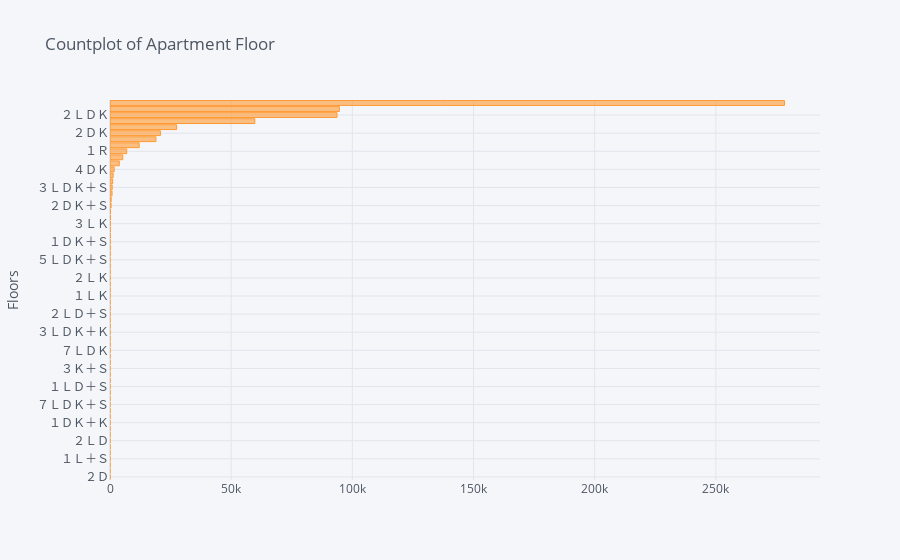

Notebook source saved alongside this figure:
### Code cell
train['Floor plan'].value_counts().sort_values(ascending = True).iplot(kind = 'bar', 
                                                                  orientation = 'h',
                                                                  yTitle = 'Floors',
                                                                  title = 'Countplot of Apartment Floor'
                                                                 )

### Figure 1 — Plotly figure (JSON) as saved in the notebook; plotly's stock layout.template omitted (floating-point values rounded to 4 significant figures)
{"data": [{"marker": {"color": "rgba(255, 153, 51, 0.6)", "line": {"color": "rgba(255, 153, 51, 1.0)", "width": 1}}, "name": "Floor plan", "orientation": "h", "text": "", "type": "bar", "x": [1, 1, 1, 1, 1, 1, 1, 1, 1, 1, 1, 2, 2, 2, 2, 3, 3, 3, 3, 4, 4, 5, 5, 5, 7, 8, 8, 9, 10, 11, 13, 17, 20, 21, 22, 28, 30, 35, 72, 76, 83, 95, 111, 157, 166, 441, 480, 843, 912, 1099, 1294, 1715, 3834, 5263, 6891, 12041, 18962, 20805, 27500, 59745, 93683, 94656, 278329], "y": ["２Ｄ", "２Ｌ＋Ｓ", "７ＤＫ", "１Ｌ＋Ｓ", "５ＬＤＫ＋Ｋ", "４Ｌ", "２ＬＤ", "２ＬＤＫ＋Ｋ", "４Ｄ", "１ＤＫ＋Ｋ", "８ＬＤＫ＋Ｓ", "３Ｄ", "７ＬＤＫ＋Ｓ", "８ＬＤＫ", "２Ｌ", "１ＬＤ＋Ｓ", "４ＬＤＫ＋Ｋ", "６ＬＤＫ＋Ｓ", "３Ｋ＋Ｓ", "５Ｋ", "２ＬＫ＋Ｓ", "７ＬＤＫ", "３ＬＤ＋Ｓ", "６ＤＫ", "３ＬＤＫ＋Ｋ", "４Ｌ＋Ｋ", "１Ｌ", "２ＬＤ＋Ｓ", "３ＬＤ", "２Ｋ＋Ｓ", "１ＬＫ", "１Ｒ＋Ｓ", "１Ｋ＋Ｓ", "２ＬＫ", "４ＤＫ＋Ｓ", "メゾネット", "５ＬＤＫ＋Ｓ", "６ＬＤＫ", "３ＤＫ＋Ｓ", "１ＤＫ＋Ｓ", "スタジオ", "５ＤＫ", "３ＬＫ", "４Ｋ", "４ＬＤＫ＋Ｓ", "２ＤＫ＋Ｓ", "３Ｋ", "５ＬＤＫ", "３ＬＤＫ＋Ｓ", "１ＬＤＫ＋Ｓ", "２Ｋ", "４ＤＫ", "２ＬＤＫ＋Ｓ", "オープンフロア", "１Ｒ", "３ＤＫ", "１ＤＫ", "２ＤＫ", "１ＬＤＫ", "４ＬＤＫ", "２ＬＤＫ", "１Ｋ", "３ＬＤＫ"]}], "layout": {"legend": {"bgcolor": "#F5F6F9", "font": {"color": "#4D5663"}}, "paper_bgcolor": "#F5F6F9", "plot_bgcolor": "#F5F6F9", "title": {"font": {"color": "#4D5663"}, "text": "Countplot of Apartment Floor"}, "xaxis": {"gridcolor": "#E1E5ED", "showgrid": true, "tickfont": {"color": "#4D5663"}, "title": {"font": {"color": "#4D5663"}, "text": ""}, "zerolinecolor": "#E1E5ED"}, "yaxis": {"gridcolor": "#E1E5ED", "showgrid": true, "tickfont": {"color": "#4D5663"}, "title": {"font": {"color": "#4D5663"}, "text": "Floors"}, "zerolinecolor": "#E1E5ED"}}}
